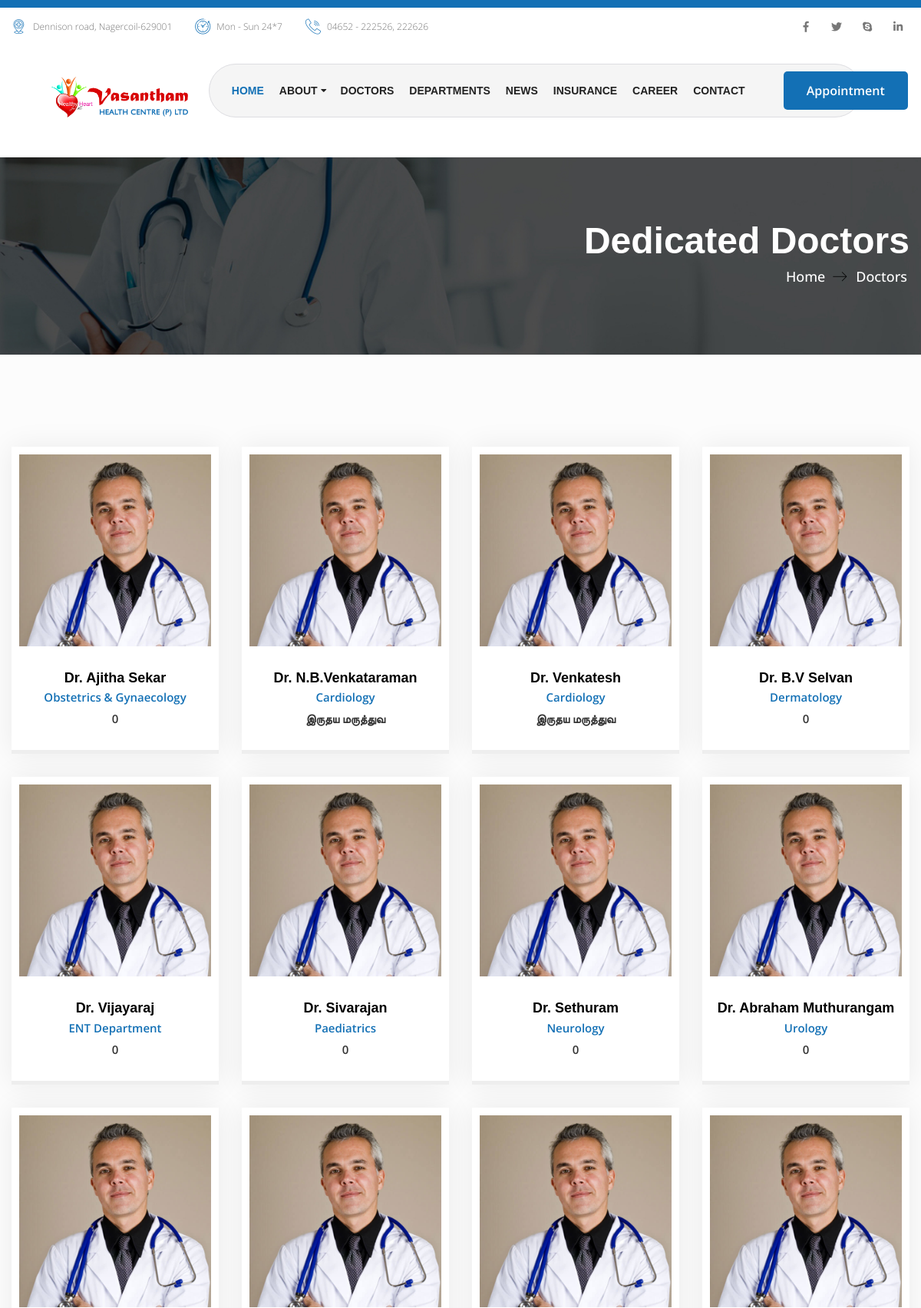
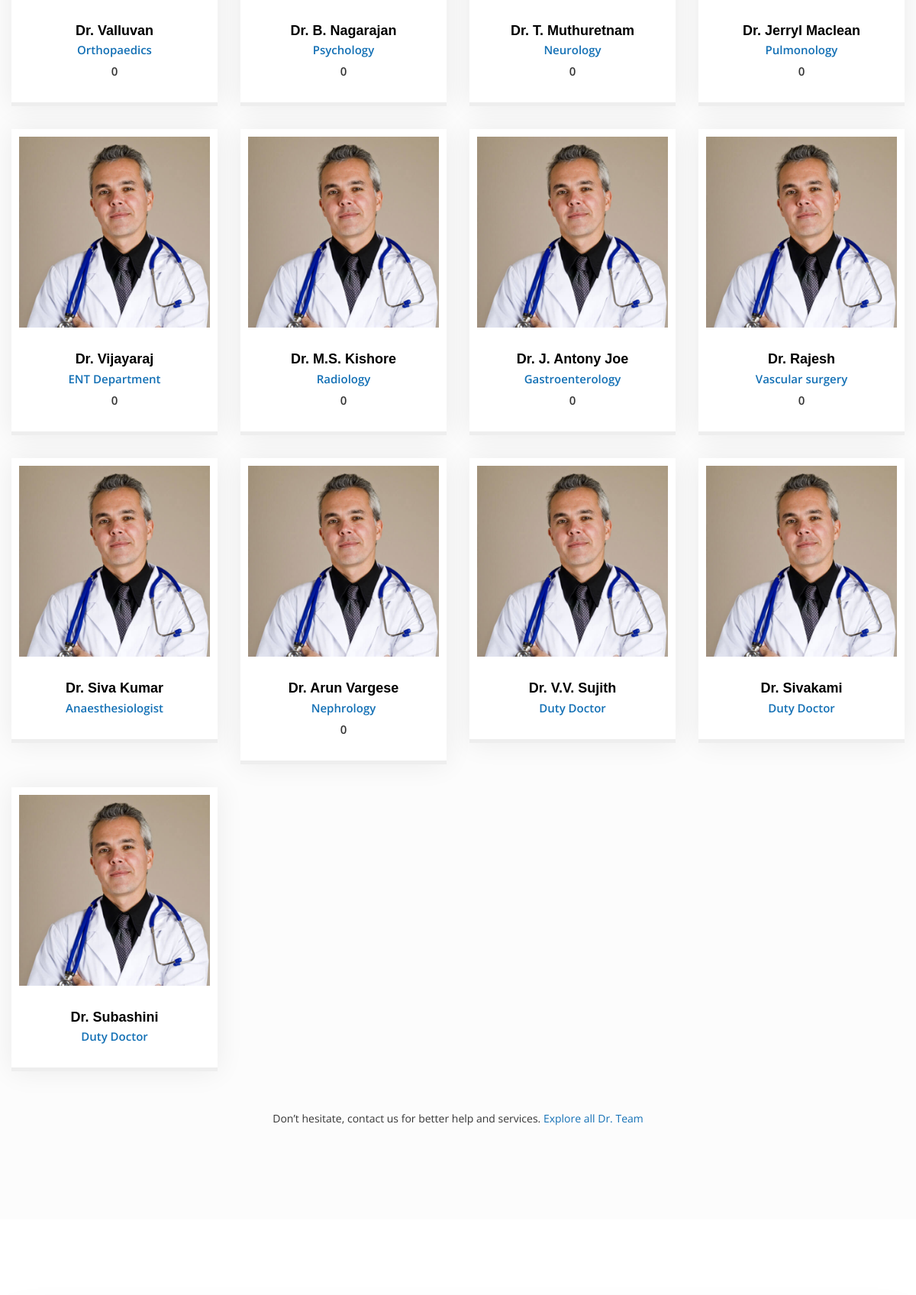
The page /vasantham-master/doctors.php (upper part) on the database its author committed (2 pictures, top to bottom).
### tables this page shows
CREATE TABLE `doctor` (
  `id` int(11) NOT NULL,
  `name` varchar(255) NOT NULL,
  `slug` varchar(255) NOT NULL,
  `designation_id` int(11) NOT NULL,
  `photo` varchar(255) NOT NULL,
  `banner` varchar(255) NOT NULL,
  `degree` varchar(255) NOT NULL,
  `detail` text NOT NULL,
  `facebook` varchar(255) NOT NULL,
  `twitter` varchar(255) NOT NULL,
  `linkedin` varchar(255) NOT NULL,
  `youtube` varchar(255) NOT NULL,
  `google_plus` varchar(255) NOT NULL,
  `instagram` varchar(255) NOT NULL,
  `flickr` varchar(255) NOT NULL,
  `address` text NOT NULL,
  `practice_location` text NOT NULL,
  `phone` varchar(100) NOT NULL,
  `email` varchar(100) NOT NULL,
  `website` varchar(100) NOT NULL,
  `status` varchar(30) NOT NULL,
  `meta_title` varchar(255) NOT NULL,
  `meta_keyword` text NOT NULL,
  `meta_description` text NOT NULL
);

CREATE TABLE `designation` (
  `designation_id` int(11) NOT NULL,
  `designation_name` varchar(100) NOT NULL,
  `department_tamil` text DEFAULT NULL,
  `designation_detail` varchar(250) DEFAULT NULL
);

### vasantham-master/doctors.php (the view, shortened to what this page needs)
<?php
include 'header.php';
?>
<body>
    <div class="page-wrapper">
        <?php
        include "header_main.php"
        ?>
        <section class="page-title" style="background-image: url(images/background/8a.jpg);">
            <div class="auto-container">
                <div class="title-outer">
                    <h1 style="color:white">Dedicated Doctors</h1>
                    <ul class="page-breadcrumb">
                        <li><a href="index.php" style="color:white">Home</a></li>
                        <li style="color:white">Doctors</li>
                    </ul>
                </div>
            </div>
        </section>
        <section class="team-section-two alternate alternate2">
            <div class="auto-container">
                <div class="row">
                    <?php
                    $statement = $pdo->prepare("SELECT
												t1.id,
												t1.name,
												t1.slug,
												t1.designation_id,
												t1.photo,
												t1.facebook,
												t1.twitter,
												t1.linkedin,
												t1.instagram,
												t2.designation_id,
												t2.designation_name,
                                                t2.department_tamil
					                            FROM doctor t1
					                            JOIN designation t2
					                            ON t1.designation_id = t2.designation_id
					                            WHERE t1.status=?
					                            ");
                    $statement->execute(array('Active'));
                    $result = $statement->fetchAll(PDO::FETCH_ASSOC);
                    foreach ($result as $row) {
                        $string = $row['name'];
                        $name = substr($string, 0, strpos($string, "-"));
                    ?>
                        <div class="team-block-two col-lg-3 col-md-6 col-sm-12 wow fadeInUp">
                            <div class="inner-box">
                                <div class="image-box">
                                    <figure class="image"><a href="doctor-detail.php?id=<?php echo $row['id']; ?>"><img src="<?php echo BASE_URL . $IMG_URL; ?><?php echo $row['photo']; ?>" alt=""></a></figure>
                                    <ul class="social-links">
                                    </ul>
                                </div>
                                <div class="info-box">
                                    <h5 class="name" style="font-size: 18px"><a href="doctor-detail.php?id=<?php echo $row['id']; ?>"><?php echo $name; ?></a></h5>
                                    <span class="designation"><?php echo $row['designation_name']; ?></span>
                                    <br />
                                    <span style="color: #333" class="designation"><?php echo $row['department_tamil']; ?></span>
                                </div>
                            </div>
                        </div>
                    <?php
                    }
                    ?>
                </div>
                <div class="sec-bottom-text">Don’t hesitate, contact us for better help and services. <a href="doctor-detail.php">Explore all Dr. Team</a></div>
            </div>
        </section>
        <section class="time-table-section">
        </section>
    </div>
</body>

### vasantham-master/css/color-themes/default-theme.css (style rules this page uses)
.shipping-form button, .cart-section .totals-table .proceed-btn, .cart-section .cart-options .cart-btn, .cart-section .coupon-btn, .shop-item:hover .add-to-cart, .payment-box .payment-options li .radio-option label .small-text, .shop-single .product-details .prod-tabs .tab-btns .tab-btn:hover, .shop-single .product-details .prod-tabs .tab-btns .tab-btn.active-btn, .sidebar .newslatters .form-group input[type="submit"], .sidebar .newslatters .form-group button, .latest-news .post-thumb a:before, .category-list li a:hover, .testimonial-section-two:before, .call-to-action-two:before, .main-footer.style-five .footer-bottom, .call-to-action-two .info-box, .fun-fact-section-four:before, .default-tabs .tab-buttons, .accordion-box.style-two .active-block, .feature-block-four .inner-box:before, .feature-block .inner-box:hover, .btn-style-two span:not(.btn-title), .welcome-section:before, .feature-block-six .inner-box:hover, .appointment-section-two:before, .accordion-box .block .acc-btn.active, .service-detail .prod-tabs .tab-btns .tab-btn:before, .main-footer .footer-column .widget-title:before, .main-footer .footer-column .widget-title:after, .default-dots .owl-dot.active, .team-block-two .inner-box:before, .time-table-section ::-webkit-scrollbar-thumb, .search-popup .form-group button, .appointment-form-section:before, .search-popup .form-group input[type="submit"], .doctors-time-table thead tr, .doctors-time-table tbody tr th, .pricing-block .price-box:before, .btn-style-one, .top-features:before, .fun-fact-section .count-box:hover .icon-box, .news-block .image-box .date, .service-block-three .icon, .social-icon-four li a:hover, .news-block .post-format-link, .why-choose-us .appointment-box .appointment-form:before, .color-scheme-scarlet .testimonial-section-two:before, .fun-fact-section-three .background-layer, .skill-section:before, .appointment-section .image-layer:before, .team-block .social-links li a:hover, .team-block-two .image-box .social-links li a, .skills .skill-item .skill-bar .bar-inner .bar, .header-top-three, .testimonial-section-two .owl-dot.active, .service-block .icon:after, .bg-tealblue, .header-style-two .main-box:before, .main-footer .widgets-section:before, .portfolio-block .overlay .icon-box, .feature-block-two .inner-box:hover, .about-section-two:before, .main-footer .footer-bottom, .main-footer.style-two .footer-bottom, .default-table thead, .services-categories li a:after, .coming-soon .emailed-form .form-group input[type="submit"], .coming-soon .emailed-form button, .pricing-block .inner-box:hover .btn-box a, .main-footer.style-three .footer-bottom, .pricing-section .tab-buttons li.active-btn, .sidebar .popular-tags a:hover, .portfolio-block .overlay .title-box:before, .social-icon-one li a:hover { background-color: #1370b5; }

### vasantham-master/css/mmenu.css (style rules this page uses)
:root { --mm-line-height:20px;--mm-listitem-size:44px;--mm-navbar-size:44px;--mm-offset-top:0;--mm-offset-right:0;--mm-offset-bottom:0;--mm-offset-left:0;--mm-color-border:rgba(0, 0, 0, 0.1);--mm-color-button:rgba(0, 0, 0, 0.3);--mm-color-text:rgba(0, 0, 0, 0.75);--mm-color-text-dimmed:rgba(0, 0, 0, 0.3);--mm-color-background:#f3f3f3;--mm-color-background-highlight:rgba(0, 0, 0, 0.05);--mm-color-background-emphasis:rgba(255, 255, 255, 0.4);--mm-shadow:0 0 10px rgba(0, 0, 0, 0.3) }
.mm-wrapper { overflow-x:hidden;position:relative }
.mm-page { -webkit-box-sizing:border-box;box-sizing:border-box;position:relative }
.mm-slideout { -webkit-transition:-webkit-transform .4s ease;transition:-webkit-transform .4s ease;-o-transition:transform .4s ease;transition:transform .4s ease;transition:transform .4s ease,-webkit-transform .4s ease;z-index:1 }
:root { --mm-iconbar-size:50px }
:root { --mm-iconpanel-size:50px }
:root { --mm-sidebar-collapsed-size:50px;--mm-sidebar-expanded-size:440px }

### rows shown on the page
doctor: photo (picture), name "Dr. Ajitha Sekar", designation.designation_name "Obstetrics & Gynaecology", designation.department_tamil "0"
doctor: photo (picture), name "Dr. N.B.Venkataraman", designation.designation_name "Cardiology", designation.department_tamil "இருதய மருத்துவ"
doctor: photo (picture), name "Dr. Venkatesh", designation.designation_name "Cardiology", designation.department_tamil "இருதய மருத்துவ"
doctor: photo (picture), name "Dr. B.V Selvan", designation.designation_name "Dermatology", designation.department_tamil "0"
doctor: photo (picture), name "Dr. Vijayaraj", designation.designation_name "ENT Department", designation.department_tamil "0"
doctor: photo (picture), name "Dr. Sivarajan", designation.designation_name "Paediatrics", designation.department_tamil "0"
doctor: photo (picture), name "Dr. Sethuram", designation.designation_name "Neurology", designation.department_tamil "0"
doctor: photo (picture), name "Dr. Abraham Muthurangam", designation.designation_name "Urology", designation.department_tamil "0"
doctor: photo (picture), name "Dr. Valluvan", designation.designation_name "Orthopaedics", designation.department_tamil "0"
doctor: photo (picture), name "Dr. B. Nagarajan", designation.designation_name "Psychology", designation.department_tamil "0"
doctor: photo (picture), name "Dr. T. Muthuretnam", designation.designation_name "Neurology", designation.department_tamil "0"
doctor: photo (picture), name "Dr. Jerryl Maclean", designation.designation_name "Pulmonology", designation.department_tamil "0"
doctor: photo (picture), name "Dr. Vijayaraj", designation.designation_name "ENT Department", designation.department_tamil "0"
doctor: photo (picture), name "Dr. M.S. Kishore", designation.designation_name "Radiology", designation.department_tamil "0"
doctor: photo (picture), name "Dr. J. Antony Joe", designation.designation_name "Gastroenterology", designation.department_tamil "0"
doctor: photo (picture), name "Dr. Rajesh", designation.designation_name "Vascular surgery", designation.department_tamil "0"
doctor: photo (picture), name "Dr. Siva Kumar", designation.designation_name "Anaesthesiologist"
doctor: photo (picture), name "Dr. Arun Vargese", designation.designation_name "Nephrology", designation.department_tamil "0"
doctor: photo (picture), name "Dr. V.V. Sujith", designation.designation_name "Duty Doctor"
doctor: photo (picture), name "Dr. Sivakami", designation.designation_name "Duty Doctor"
doctor: photo (picture), name "Dr. Subashini", designation.designation_name "Duty Doctor"
